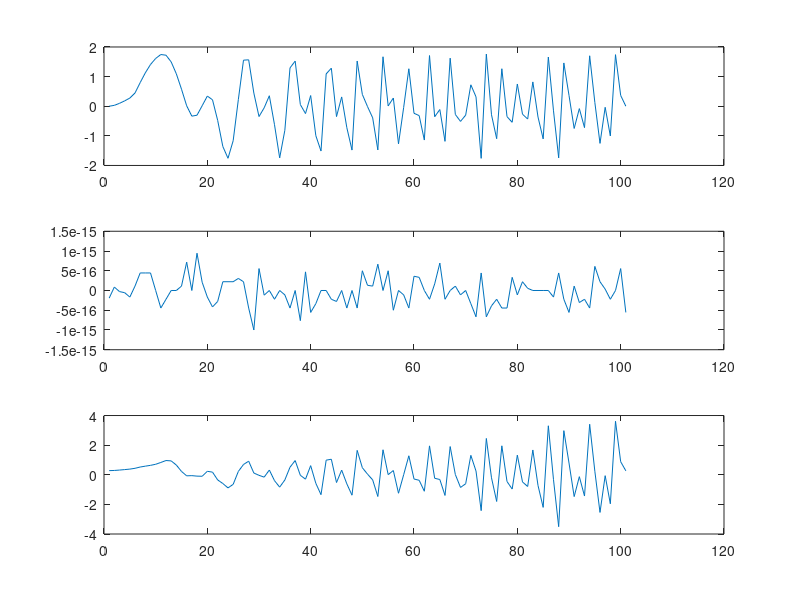
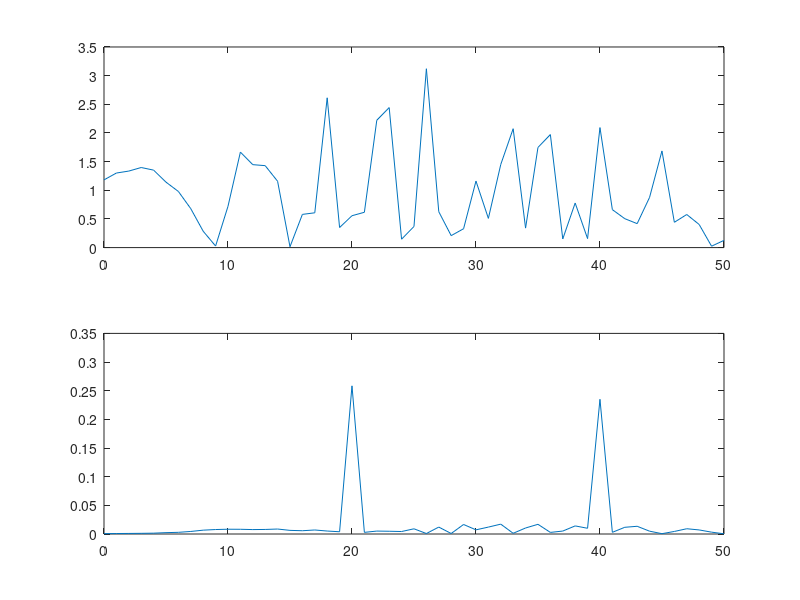
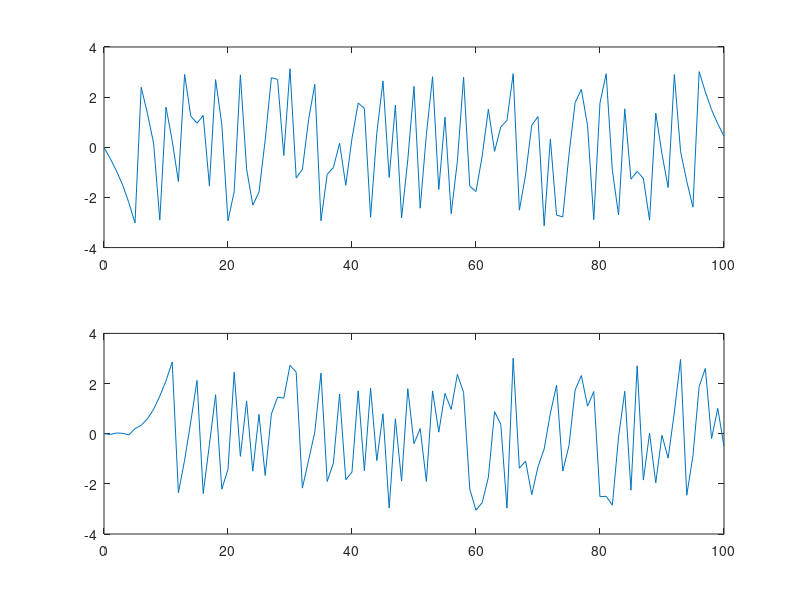
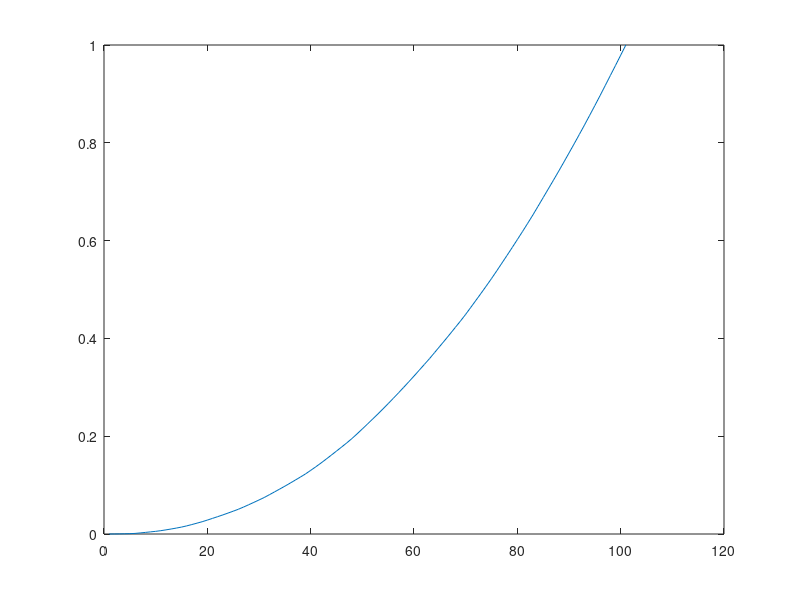

The MATLAB source for these figures, in order:
function test;

equal = 0;
N = 101;
fac = 1;

if(equal ~= 1)
  dt = rand(1,N-1);
  dt = sort(dt);
  dt = dt/sum(dt)*fac;
  t(1) = 0;
  for i = 2:N
    t(i) = t(i-1)+dt(i-1);
  end
else
  d = 1/(N-1)*fac;
  t = 0:d:(N-1)*d;
  for i = 1:N-1
    dt(i) = d;
  end
end
figure(10)
plot(t)

x = sin(2*pi*20*t)+sin(2*pi*40*t);

T = t(end) + dt(1);
%df = 1/(N*dt(1));
df = 1/T;
f = [0:df:(N-1)*df];



[XM] = fft(x,N);
[x2] = ifft(XM,N);
x2 = real(x2);
PXM = XM .* conj(XM)/N;
PHM = atan2(imag(XM),real(XM));

[XJ] = jan_dft(x,t,dt,f,df);
[xj] = jan_idft(XJ,t,dt,f,df);
%xj
xj = real(xj);
PXJ = XJ .* conj(XJ);
PHJ = atan2(imag(XJ),real(XJ));

%save bla XM XJ;

figure(1);
subplot(3,1,1);
plot(x);
subplot(3,1,2);
plot(x-x2);
subplot(3,1,3);
plot(xj);

figure(2); 
subplot(2,1,1);
plot(f(1:floor(length(t)/2)+1),PXM(1:floor(length(t)/2)+1));
subplot(2,1,2);
plot(f(1:floor(length(t)/2)+1),PXJ(1:floor(length(t)/2)+1));

figure(3); 
subplot(2,1,1);
plot(f,PHM);
subplot(2,1,2);
plot(f,PHJ);
return;

%%%%%%%%%%%%%%%%%%%%%%%%%%%%%%%%%%%%%%%%%%%%%%%%%%%%%%%%%%%%%%%%%%%%%%%%%%%%%%

function [X] = jan_dft(x,t,dt,f,df)

N = length(t);

clear i;
for k = 1:N 
  X(k) = 0;
  for j = 1:N-1
    X(k) = X(k) + x(j) * exp(-i*2*pi*f(k)*t(j)) * dt(j);
%    X(k) = X(k) + x(j) * exp(-i*2*pi*(k-1)*(j-1)/N) * dt(j);
  end
end

return;

%%%%%%%%%%%%%%%%%%%%%%%%%%%%%%%%%%%%%%%%%%%%%%%%%%%%%%%%%%%%%%%%%%%%%%%%%%%%%%

function [x] = jan_idft(X,t,dt,f,df)

N = length(t);

clear i;
for j = 1:N 
  x(j) = 0;
  for k = 1:N
    x(j) = x(j) + X(k) * exp(i*2*pi*f(k)*t(j));
%    x(j) = x(j) + X(k) * exp(i*2*pi*(k-1)*(j-1)/N);
  end
  x(j) = df * x(j);
%  x(j) = 1/N * x(j);
end

return;

%%%%%%%%%%%%%%%%%%%%%%%%%%%%%%%%%%%%%%%%%%%%%%%%%%%%%%%%%%%%%%%%%%%%%%%%%%%%%%

function X=ddft(t,x,f)
% function X=dft(t,x,f)
% Compute DFT (Discrete Fourier Transform) at frequencies given
%   in f, given samples x taken at times t:
%     X(f) = sum { x(k) * e**(2*pi*j*t(k)*f) }
%             k

shape = size(f);
t = t(:); % Format 't' into a column vector
x = x(:); % Format 'x' into a column vector
f = f(:); % Format 'f' into a column vector

% It's just this simple:
W = exp(-2*pi*j * f*t');
X = W * x;
X = reshape(X,shape);

%%%%%%%%%%%%%%%%%%%%%%%%%%%%%%%%%%%%%%%%%%%%%%%%%%%%%%%%%%%%%%%%%%%%%%%%%%%%%%

function X=iddft(t,x,f)
% function X=dft(t,x,f)
% Compute DFT (Discrete Fourier Transform) at frequencies given
%   in f, given samples x taken at times t:
%     X(f) = sum { x(k) * e**(2*pi*j*t(k)*f) }
%             k

shape = size(f);
t = t(:); % Format 't' into a column vector
x = x(:); % Format 'x' into a column vector
f = f(:); % Format 'f' into a column vector

% It's just this simple:
W = exp(2*pi*j * f*t');
X = W * x;
X = reshape(X,shape);

%%%%%%%%%%%%%%%%%%%%%%%%%%%%%%%%%%%%%%%%%%%%%%%%%%%%%%%%%%%%%%%%%%%%%%%%%%%%%%
%%%EOF
